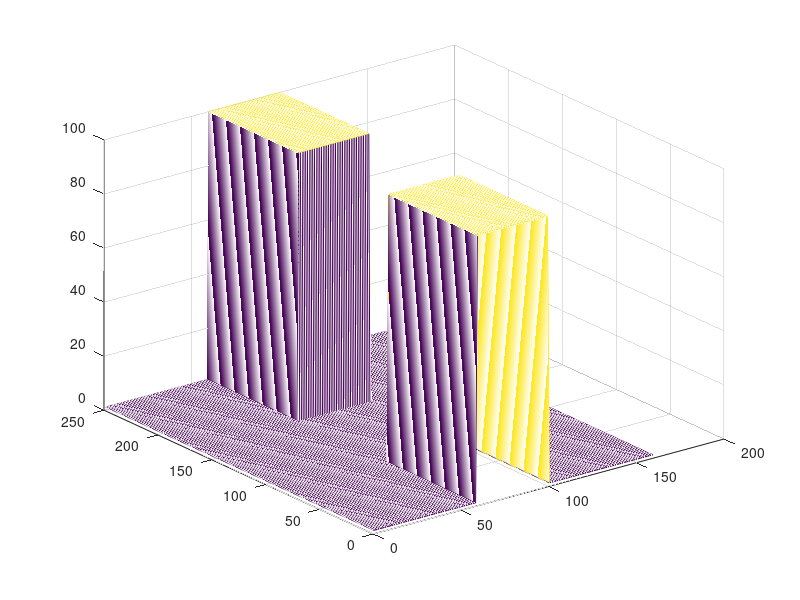

Write the MATLAB code that produced this figure.
%Sarah Dolan, ELEC 4700, February 2022
%% Question 2
% The purpose of this code is solve for the electro static current in a
% rectangular region using the finite difference method. A "bottle-neck",
% high density region is added.

% Dimesions
nx = 250;
ny = 160; 
l = 1; % length
w = 3*l/2; % width

% Density Map
sigma_out = 1;
sigma_in = 10^-2;

density = (1/sigma_out) * ones(nx, ny);

%Boxes!
num_boxes = 2;
Boxes = {};

Box{1}.x =[1 nx/3];
Box{1}.y =[60 100];

Box{2}.x =[nx-nx/3 nx];
Box{2}.y =[60 100];


for n = 1:num_boxes
density(Box{n}.x(1):Box{n}.x(2), Box{n}.y(1):Box{n}.y(2)) = (1/sigma_in);
end


G = sparse(nx*ny);
% for i =1:nx
%     for j = 1:ny
%         [in_box, on_box] =  inpolygon(i, j, Box{1}.x, Box{1}.y);
%     end
% end
mesh(density);

